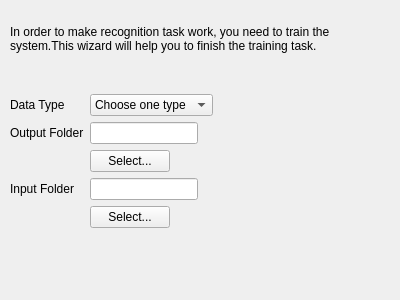
<?xml version="1.0" encoding="UTF-8"?>
<ui version="4.0">
 <class>PrepareTypePage</class>
 <widget class="QWizardPage" name="PrepareTypePage">
  <property name="geometry">
   <rect>
    <x>0</x>
    <y>0</y>
    <width>400</width>
    <height>300</height>
   </rect>
  </property>
  <property name="windowTitle">
   <string>WizardPage</string>
  </property>
  <widget class="QWidget" name="verticalLayoutWidget">
   <property name="geometry">
    <rect>
     <x>10</x>
     <y>10</y>
     <width>381</width>
     <height>281</height>
    </rect>
   </property>
   <layout class="QVBoxLayout" name="verticalLayout">
    <property name="sizeConstraint">
     <enum>QLayout::SetMinimumSize</enum>
    </property>
    <item>
     <widget class="QLabel" name="intro_label">
      <property name="text">
       <string>In order to make recognition task work, you need to train the system.This wizard will help you to finish the training task.</string>
      </property>
      <property name="wordWrap">
       <bool>true</bool>
      </property>
     </widget>
    </item>
    <item>
     <layout class="QFormLayout" name="formLayout">
      <property name="sizeConstraint">
       <enum>QLayout::SetMinimumSize</enum>
      </property>
      <property name="fieldGrowthPolicy">
       <enum>QFormLayout::FieldsStayAtSizeHint</enum>
      </property>
      <property name="formAlignment">
       <set>Qt::AlignLeading|Qt::AlignLeft|Qt::AlignTop</set>
      </property>
      <property name="topMargin">
       <number>20</number>
      </property>
      <item row="0" column="0">
       <widget class="QLabel" name="label">
        <property name="text">
         <string>Data Type</string>
        </property>
       </widget>
      </item>
      <item row="0" column="1">
       <widget class="QComboBox" name="datatype_combo">
        <item>
         <property name="text">
          <string>Choose one type</string>
         </property>
        </item>
        <item>
         <property name="text">
          <string>IAM</string>
         </property>
        </item>
        <item>
         <property name="text">
          <string>PUHMA</string>
         </property>
        </item>
        <item>
         <property name="text">
          <string>User defined</string>
         </property>
        </item>
       </widget>
      </item>
      <item row="1" column="0">
       <widget class="QLabel" name="label_3">
        <property name="text">
         <string>Output Folder</string>
        </property>
       </widget>
      </item>
      <item row="1" column="1">
       <widget class="QLineEdit" name="output_line"/>
      </item>
      <item row="2" column="1">
       <widget class="QPushButton" name="output_btn">
        <property name="text">
         <string>Select...</string>
        </property>
       </widget>
      </item>
      <item row="3" column="0">
       <widget class="QLabel" name="label_2">
        <property name="text">
         <string>Input Folder</string>
        </property>
       </widget>
      </item>
      <item row="3" column="1">
       <widget class="QLineEdit" name="input_line"/>
      </item>
      <item row="4" column="1">
       <widget class="QPushButton" name="input_btn">
        <property name="text">
         <string>Select...</string>
        </property>
       </widget>
      </item>
     </layout>
    </item>
    <item>
     <widget class="QLabel" name="datatype_label">
      <property name="text">
       <string/>
      </property>
      <property name="wordWrap">
       <bool>true</bool>
      </property>
     </widget>
    </item>
   </layout>
  </widget>
 </widget>
 <resources/>
 <connections/>
</ui>
